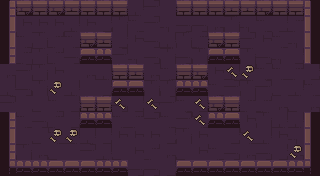

This game map was drawn from its Tiled (.tmx) file and the tilesets committed beside it. A one-line description and the full map source follow:
An orthogonal 20x11 tile map with 16x16 px tiles, 6 tile layers (ground, dressing, decor, walls, ...) and 12 objects (5x ENTRY, 5x ENEMY, 2x PROP).

<map version="1.10" tiledversion="1.10.2" orientation="orthogonal" renderorder="right-down" width="20" height="11" tilewidth="16" tileheight="16" infinite="0" nextlayerid="8" nextobjectid="13">
 <tileset firstgid="1" name="dungeon" tilewidth="16" tileheight="16" tilecount="100" columns="10">
  <image source="../../../gfx/tiles/depths/dungeon_tileset.png" width="160" height="160" />
 </tileset>
 <layer id="1" name="ground" width="20" height="11">
  <data encoding="csv">
28,18,27,17,28,20,10,17,8,28,19,27,28,8,9,20,8,18,30,10,
29,18,18,18,8,18,17,29,10,28,30,9,9,27,29,30,10,17,7,20,
9,10,29,7,10,28,8,17,18,9,8,29,7,18,8,28,18,10,30,8,
10,7,29,7,9,10,9,28,30,9,29,9,29,29,30,29,9,30,17,9,
27,28,29,18,19,27,8,9,8,27,10,30,17,18,8,7,10,10,7,17,
8,9,29,19,8,19,17,30,28,29,29,17,9,10,28,29,28,20,8,10,
28,19,20,10,17,19,17,9,17,18,28,10,17,28,27,7,7,27,20,27,
29,10,9,7,17,9,8,10,7,28,10,28,10,18,8,18,29,8,8,20,
27,19,20,10,8,8,17,18,18,18,17,29,18,19,17,10,8,18,30,19,
10,29,27,20,19,28,8,20,18,7,27,20,18,10,9,27,9,17,27,29,
19,10,29,17,28,8,17,17,9,9,17,18,9,9,19,10,19,18,29,8
</data>
 </layer>
 <layer id="2" name="dressing" width="20" height="11">
  <data encoding="csv">
0,0,0,0,0,0,0,0,0,0,0,0,0,0,0,0,0,0,0,0,
0,0,0,0,0,0,0,0,0,0,0,0,0,0,0,0,0,0,0,0,
0,0,0,0,0,0,0,0,0,0,0,0,0,0,0,0,0,0,0,0,
0,0,0,0,0,0,0,0,0,0,0,0,0,0,0,0,0,0,0,0,
0,0,0,0,0,0,0,0,0,0,0,0,0,0,69,78,0,0,0,0,
0,0,0,78,0,0,0,0,0,0,0,0,0,0,0,0,0,0,0,0,
0,0,0,0,0,0,0,69,0,69,0,0,69,0,0,0,0,0,0,0,
0,0,0,0,0,0,0,0,0,0,0,0,69,0,0,0,0,0,0,0,
0,0,0,78,78,0,0,0,0,0,0,0,0,0,0,69,0,0,0,0,
0,0,0,0,0,0,0,0,0,0,0,0,0,0,0,0,0,0,78,0,
0,0,0,0,0,0,0,0,0,0,0,0,0,0,0,0,0,0,0,0
</data>
 </layer>
 <layer id="3" name="decor" width="20" height="11">
  <data encoding="csv">
0,0,0,0,0,0,0,0,0,0,0,0,0,0,0,0,0,0,0,0,
0,0,0,0,0,0,0,0,0,0,0,0,0,0,0,0,0,0,0,0,
0,0,0,0,0,0,0,0,0,0,0,0,0,0,0,0,0,0,0,0,
0,0,0,0,0,0,0,0,0,0,0,0,0,0,0,0,0,0,0,0,
0,0,0,0,0,0,0,0,0,0,0,0,0,0,0,0,0,0,0,0,
0,0,0,0,0,0,0,0,0,0,0,0,0,0,0,0,0,0,0,0,
0,0,0,0,0,0,0,0,0,0,0,0,0,0,0,0,0,0,0,0,
0,0,0,0,0,0,0,0,0,0,0,0,0,0,0,0,0,0,0,0,
0,0,0,0,0,0,0,0,0,0,0,0,0,0,0,0,0,0,0,0,
0,0,0,0,0,0,0,0,0,0,0,0,0,0,0,0,0,0,0,0,
0,0,0,0,0,0,0,0,0,0,0,0,0,0,0,0,0,0,0,0
</data>
 </layer>
 <layer id="4" name="walls" width="20" height="11">
  <data encoding="csv">
1,4,2,4,3,5,2,2,0,0,0,2,5,2,3,3,4,5,5,6,
11,0,0,0,0,0,0,0,0,0,0,0,0,0,0,0,0,0,0,16,
31,0,0,0,0,0,0,0,0,0,0,0,0,0,0,0,0,0,0,16,
21,0,0,0,0,0,0,0,0,0,0,0,0,0,0,0,0,0,0,36,
0,0,0,0,0,0,0,0,0,0,0,0,0,0,0,0,0,0,0,0,
0,0,0,0,0,0,0,0,0,0,0,0,0,0,0,0,0,0,0,0,
0,0,0,0,0,0,0,0,0,0,0,0,0,0,0,0,0,0,0,0,
21,0,0,0,0,0,0,0,0,0,0,0,0,0,0,0,0,0,0,36,
31,0,0,0,0,0,0,0,0,0,0,0,0,0,0,0,0,0,0,36,
21,0,0,0,0,0,0,0,0,0,0,0,0,0,0,0,0,0,0,36,
41,43,43,45,45,45,44,43,0,0,0,42,45,45,42,45,45,42,43,46
</data>
 </layer>
 <layer id="5" name="props" width="20" height="11">
  <data encoding="csv">
0,0,0,0,0,0,0,0,0,0,0,0,0,0,0,0,0,0,0,0,
0,0,0,0,0,0,0,0,0,0,0,0,0,0,0,0,0,0,0,0,
0,0,0,0,0,4,3,0,0,0,0,0,0,4,2,0,0,0,0,0,
0,0,0,0,0,42,43,0,0,0,0,0,0,42,42,0,0,0,0,0,
0,0,0,0,0,0,0,2,3,0,0,5,4,0,0,0,0,0,0,0,
0,0,0,0,0,0,0,42,42,0,0,44,43,0,0,0,0,0,0,0,
0,0,0,0,0,2,2,0,0,0,0,0,0,4,2,0,0,0,0,0,
0,0,0,0,0,44,44,0,0,0,0,0,0,44,45,0,0,0,0,0,
0,0,0,0,0,0,0,0,0,0,0,0,0,0,0,0,0,0,0,0,
0,0,0,0,0,0,0,0,0,0,0,0,0,0,0,0,0,0,0,0,
0,0,0,0,0,0,0,0,0,0,0,0,0,0,0,0,0,0,0,0
</data>
 </layer>
 <layer id="6" name="overhead" width="20" height="11">
  <data encoding="csv">
0,0,0,0,0,0,0,0,0,0,0,0,0,0,0,0,0,0,0,0,
0,0,0,0,0,0,0,0,0,0,0,0,0,0,0,0,0,0,0,0,
0,0,0,0,0,0,0,0,0,0,0,0,0,0,0,0,0,0,0,0,
0,0,0,0,0,0,0,0,0,0,0,0,0,0,0,0,0,0,0,0,
0,0,0,0,0,0,0,0,0,0,0,0,0,0,0,0,0,0,0,0,
0,0,0,0,0,0,0,0,0,0,0,0,0,0,0,0,0,0,0,0,
0,0,0,0,0,0,0,0,0,0,0,0,0,0,0,0,0,0,0,0,
0,0,0,0,0,0,0,0,0,0,0,0,0,0,0,0,0,0,0,0,
0,0,0,0,0,0,0,0,0,0,0,0,0,0,0,0,0,0,0,0,
0,0,0,0,0,0,0,0,0,0,0,0,0,0,0,0,0,0,0,0,
0,0,0,0,0,0,0,0,0,0,0,0,0,0,0,0,0,0,0,0
</data>
 </layer>
 <objectgroup id="7" name="spawns">
  <object id="1" name="UP" type="ENTRY" x="152" y="24" />
  <object id="2" name="DOWN" type="ENTRY" x="152" y="152" />
  <object id="3" name="LEFT" type="ENTRY" x="24" y="88" />
  <object id="4" name="RIGHT" type="ENTRY" x="296" y="88" />
  <object id="5" name="" type="ENTRY" x="168" y="88" />
  <object id="6" name="" type="ENEMY" x="104" y="88" />
  <object id="7" name="" type="ENEMY" x="152" y="56" />
  <object id="8" name="" type="ENEMY" x="248" y="56" />
  <object id="9" name="" type="ENEMY" x="200" y="104" />
  <object id="10" name="" type="ENEMY" x="152" y="120" />
  <object id="11" name="torch" type="PROP" x="56" y="168" />
  <object id="12" name="torch" type="PROP" x="264" y="168" />
 </objectgroup>
</map>
